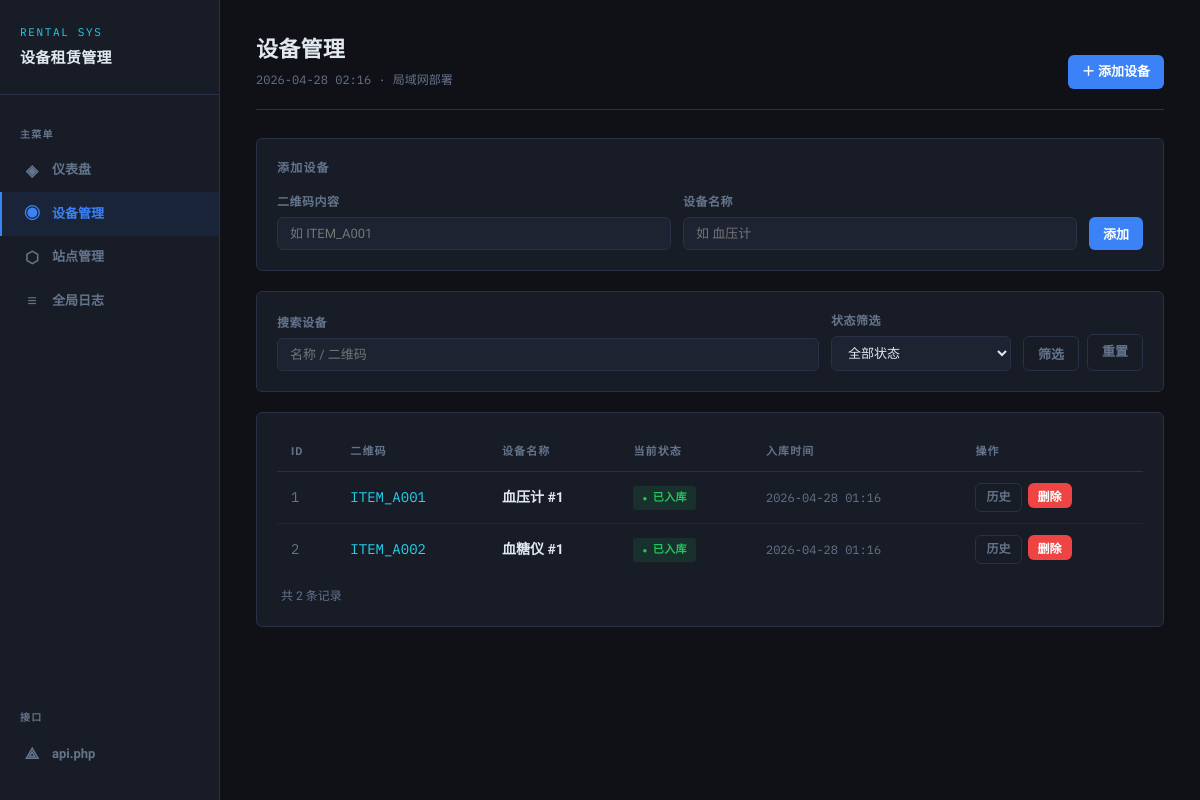
The page /items.php on the database its author committed.
### tables this page shows
CREATE TABLE IF NOT EXISTS `items` (
    `id`         INT UNSIGNED NOT NULL AUTO_INCREMENT,
    `qr_code`    VARCHAR(128) NOT NULL,
    `name`       VARCHAR(128) NOT NULL,
    `status`     ENUM('in_stock','rented','returned','inspected','disinfected')
                 NOT NULL DEFAULT 'in_stock',
    `created_at` DATETIME NOT NULL DEFAULT CURRENT_TIMESTAMP,
    PRIMARY KEY (`id`),
    UNIQUE KEY `uq_qr_code` (`qr_code`)
);

### items.php (the view, shortened to what this page needs)
<?php
$page_title = '设备管理';
$active_nav = 'items';
$db = get_db();
$search = trim($_GET['q'] ?? '');
$sql = 'SELECT * FROM items WHERE 1=1';
$sql .= ' ORDER BY created_at DESC';
$stmt = $db->prepare($sql);
$stmt->execute();
$items = $stmt->get_result()->fetch_all(MYSQLI_ASSOC);
?>
<a href="items.php" class="btn btn-primary">＋ 添加设备</a>
<?php $header_action = ob_get_clean();
require_once __DIR__ . '/layout.php';
?>
<div class="card" style="margin-bottom:20px">
    <div style="font-size:12px;font-weight:700;letter-spacing:.1em;text-transform:uppercase;color:var(--muted);margin-bottom:14px">添加设备</div>
    <form method="post">
        <div class="form-row">
            <div class="form-group">
                <label>二维码内容</label>
                <input type="text" name="qr_code" placeholder="如 ITEM_A001" required>
            </div>
            <div class="form-group">
                <label>设备名称</label>
                <input type="text" name="name" placeholder="如 血压计" required>
            </div>
            <div>
                <button class="btn btn-primary" type="submit">添加</button>
            </div>
        </div>
    </form>
</div>
<div class="card" style="margin-bottom:20px">
    <form method="get" class="form-row">
        <div class="form-group">
            <label>搜索设备</label>
            <input type="text" name="q" value="<?= htmlspecialchars($search) ?>" placeholder="名称 / 二维码">
        </div>
        <div class="form-group" style="max-width:180px">
            <label>状态筛选</label>
            <select name="status">
                <option value="">全部状态</option>
            </select>
        </div>
        <div style="display:flex;gap:8px;align-items:flex-end">
            <button class="btn btn-ghost" type="submit">筛选</button>
            <a href="items.php" class="btn btn-ghost">重置</a>
        </div>
    </form>
</div>
<div class="card">
    <div class="table-wrap">
    <table>
        <thead>
            <tr>
                <th>ID</th>
                <th>二维码</th>
                <th>设备名称</th>
                <th>当前状态</th>
                <th>入库时间</th>
                <th>操作</th>
            </tr>
        </thead>
        <tbody>
        <?php if (empty($items)): ?>
            <tr><td colspan="6">
                <div class="empty">
                    <div class="empty-icon">◎</div>
                    <p>没有找到设备</p>
                </div>
            </td></tr>
        <?php else: ?>
        <?php foreach ($items as $item): ?>
            <tr>
                <td class="mono muted"><?= $item['id'] ?></td>
                <td class="mono" style="color:var(--accent2)"><?= htmlspecialchars($item['qr_code']) ?></td>
                <td><strong><?= htmlspecialchars($item['name']) ?></strong></td>
                <td><?= status_badge($item['status']) ?></td>
                <td class="mono muted text-sm"><?= time_fmt($item['created_at']) ?></td>
                <td>
                    <div style="display:flex;gap:6px">
                        <a href="history.php?item_id=<?= $item['id'] ?>" class="btn btn-ghost btn-sm">历史</a>
                        <form method="post" onsubmit="return confirm('确认删除「<?= htmlspecialchars(addslashes($item['name'])) ?>」？此操作不可撤销。')">
                            <button type="submit" class="btn btn-danger btn-sm">删除</button>
                        </form>
                    </div>
                </td>
            </tr>
        <?php endforeach; ?>
        <?php endif; ?>
        </tbody>
    </table>
    </div>
    <div class="muted text-sm" style="margin-top:12px;padding:0 4px">共 <?= count($items) ?> 条记录</div>
</div>
    </main>
</div>
</body>
</html>

### layout.php (shortened to what this page needs)
<?php
$active_nav = $active_nav ?? '';
$page_title = $page_title ?? '设备管理系统';
$nav = [
    'index'    => ['icon' => '◈',  'label' => '仪表盘',   'href' => 'index.php'],
    'items'    => ['icon' => '◉',  'label' => '设备管理', 'href' => 'items.php'],
    'stations' => ['icon' => '⬡',  'label' => '站点管理', 'href' => 'stations.php'],
    'logs'     => ['icon' => '≡',  'label' => '全局日志', 'href' => 'logs.php'],
];
function status_badge(string $s): string {
    $labels = STATUS_LABELS;
    $label = $labels[$s] ?? $s;
    return "<span class='badge badge-{$s}'>{$label}</span>";
}
function time_fmt(string $t): string {
    return date('Y-m-d H:i', strtotime($t));
}
?>
<!DOCTYPE html>
<html lang="zh-CN">
<head>
    <link rel="stylesheet" href="style.css">
</head>
<body>
<div class="layout">
    <aside class="sidebar">
        <div class="sidebar-logo">
            <div class="logo-mark">RENTAL SYS</div>
            <h1>设备租赁管理</h1>
        </div>
        <div class="nav-section">主菜单</div>
        <?php foreach ($nav as $key => $item): ?>
        <a href="<?= $item['href'] ?>"
           class="nav-item <?= $active_nav === $key ? 'active' : '' ?>">
            <span class="nav-icon"><?= $item['icon'] ?></span>
            <?= $item['label'] ?>
        </a>
        <?php endforeach; ?>
        <div class="nav-section" style="margin-top:auto">接口</div>
        <a href="api.php" class="nav-item" target="_blank">
            <span class="nav-icon">⟁</span>api.php
        </a>
    </aside>
    <main class="main">
        <div class="page-header">
            <div>
                <h2><?= htmlspecialchars($page_title) ?></h2>
                <div class="sub"><?= date('Y-m-d H:i') ?> · 局域网部署</div>
            </div>
            <?php if (!empty($header_action)) echo $header_action; ?>
        </div>

### style.css (style rules this page uses)
:root { --bg: #0f1117; --bg2: #181c27; --bg3: #1e2332; --border: #2a3045; --accent: #3b82f6; --accent2: #22d3ee; --text: #e2e8f0; --muted: #64748b; --danger: #ef4444; --success: #22c55e; --warn: #f59e0b; --c-in_stock: #22c55e; --c-rented: #3b82f6; --c-returned: #f59e0b; --c-inspected: #a855f7; --c-disinfected: #22d3ee; --font-mono: 'IBM Plex Mono', monospace; --font-sans: 'IBM Plex Sans SC', sans-serif; --radius: 6px; --shadow: 0 4px 24px rgba(0,0,0,.4); }
*, *::before, *::after { box-sizing: border-box; margin: 0; padding: 0; }
body { background: var(--bg); color: var(--text); font-family: var(--font-sans); font-size: 14px; line-height: 1.6; min-height: 100vh; }
.layout { display: flex; min-height: 100vh; }
.sidebar { width: 220px; flex-shrink: 0; background: var(--bg2); border-right: 1px solid var(--border); display: flex; flex-direction: column; padding: 24px 0; position: sticky; top: 0; height: 100vh; }
.sidebar-logo { padding: 0 20px 24px; border-bottom: 1px solid var(--border); margin-bottom: 16px; }
.sidebar-logo .logo-mark { font-family: var(--font-mono); font-size: 11px; color: var(--accent2); letter-spacing: .15em; text-transform: uppercase; margin-bottom: 4px; }
.sidebar-logo h1 { font-size: 15px; font-weight: 700; color: var(--text); letter-spacing: .02em; }
.nav-item { display: flex; align-items: center; gap: 10px; padding: 9px 20px; color: var(--muted); text-decoration: none; font-size: 13px; font-weight: 600; border-left: 2px solid transparent; transition: all .15s; }
.nav-item.active { color: var(--accent); border-left-color: var(--accent); background: rgba(59,130,246,.08); }
.nav-icon { font-size: 16px; width: 20px; text-align: center; }
.nav-section { padding: 16px 20px 6px; font-size: 10px; font-weight: 700; letter-spacing: .12em; text-transform: uppercase; color: var(--muted); }
.main { flex: 1; padding: 32px 36px; overflow-x: hidden; }
.page-header { display: flex; align-items: flex-end; justify-content: space-between; margin-bottom: 28px; padding-bottom: 20px; border-bottom: 1px solid var(--border); }
.page-header h2 { font-size: 22px; font-weight: 700; letter-spacing: .01em; }
.page-header .sub { font-size: 12px; color: var(--muted); font-family: var(--font-mono); margin-top: 3px; }
.card { background: var(--bg2); border: 1px solid var(--border); border-radius: var(--radius); padding: 20px; }
.table-wrap { overflow-x: auto; }
table { width: 100%; border-collapse: collapse; }
thead tr { border-bottom: 1px solid var(--border); }
th { padding: 10px 14px; text-align: left; font-size: 11px; font-weight: 700; letter-spacing: .1em; text-transform: uppercase; color: var(--muted); white-space: nowrap; }
td { padding: 11px 14px; border-bottom: 1px solid rgba(42,48,69,.5); vertical-align: middle; }
tr:last-child td { border-bottom: none; }
.badge { display: inline-flex; align-items: center; gap: 5px; padding: 3px 9px; border-radius: 3px; font-family: var(--font-mono); font-size: 11px; font-weight: 600; letter-spacing: .04em; }
.badge::before { content: '●'; font-size: 8px; }
.badge-in_stock { background: rgba(34,197,94,.12); color: var(--c-in_stock); }
.btn { display: inline-flex; align-items: center; gap: 6px; padding: 7px 14px; border-radius: var(--radius); font-family: var(--font-sans); font-size: 13px; font-weight: 600; border: none; cursor: pointer; text-decoration: none; transition: all .15s; white-space: nowrap; }
.btn-primary { background: var(--accent); color: #fff; }
.btn-danger { background: var(--danger); color: #fff; }
.btn-ghost { background: transparent; border: 1px solid var(--border); color: var(--muted); }
.btn-sm { padding: 4px 10px; font-size: 12px; }
.form-row { display: flex; gap: 12px; flex-wrap: wrap; align-items: flex-end; }
.form-group { display: flex; flex-direction: column; gap: 5px; flex: 1; min-width: 160px; }
label { font-size: 12px; font-weight: 600; color: var(--muted); letter-spacing: .04em; }
input, select { background: var(--bg3); border: 1px solid var(--border); border-radius: var(--radius); color: var(--text); padding: 8px 12px; font-family: var(--font-sans); font-size: 13px; outline: none; transition: border-color .15s; width: 100%; }
select option { background: var(--bg2); }
.mono { font-family: var(--font-mono); }
.muted { color: var(--muted); }
.text-sm { font-size: 12px; }

### rows shown on the page
items: id "1", qr_code "ITEM_A001", name "血压计 #1", status "已入库", created_at "2026-04-28 01:16"
items: id "2", qr_code "ITEM_A002", name "血糖仪 #1", status "已入库", created_at "2026-04-28 01:16"

### other values the page prints
$item['icon'] "◈"
$item['label'] "仪表盘"
$item['icon'] "◉"
$item['label'] "设备管理"
$item['icon'] "⬡"
$item['label'] "站点管理"
$item['icon'] "≡"
$item['label'] "全局日志"
$page_title "设备管理"
count($items) "2"
